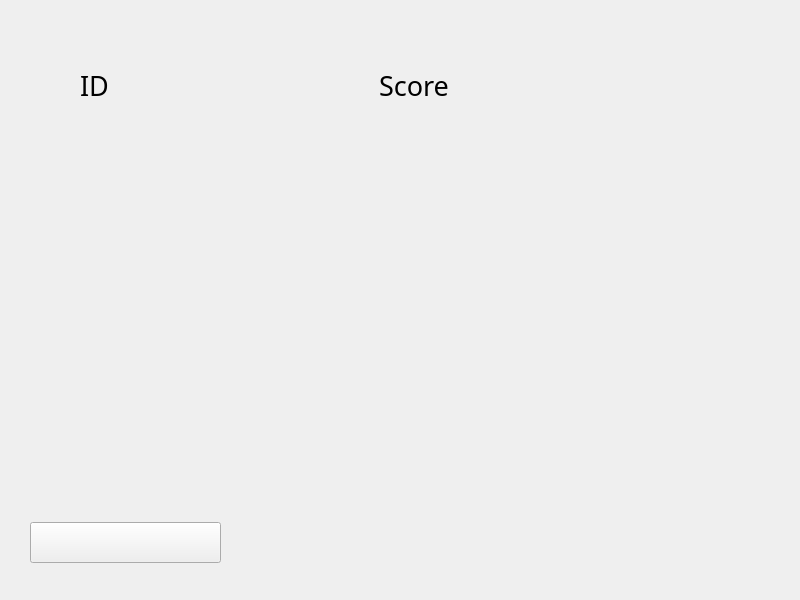
<?xml version="1.0" encoding="UTF-8"?>
<ui version="4.0">
 <class>RankWindow</class>
 <widget class="QMainWindow" name="RankWindow">
  <property name="geometry">
   <rect>
    <x>0</x>
    <y>0</y>
    <width>800</width>
    <height>600</height>
   </rect>
  </property>
  <property name="windowTitle">
   <string>MainWindow</string>
  </property>
  <widget class="QWidget" name="rankpic">
   <property name="styleSheet">
    <string notr="true">#rankpic{border-image:url(:/images/rankwindow/排行榜_底图.png)}</string>
   </property>
   <widget class="QPushButton" name="btnReturn">
    <property name="geometry">
     <rect>
      <x>30</x>
      <y>522</y>
      <width>191</width>
      <height>41</height>
     </rect>
    </property>
    <property name="styleSheet">
     <string notr="true">QPushButton#btnReturn
{
    border-image: url(:/images/rankwindow/排行榜_返回.png);
}

QPushButton::pressed#btnReturn
{
    border-image: url(:/images/rankwindow/排行榜_返回-.png);
}</string>
    </property>
    <property name="text">
     <string/>
    </property>
   </widget>
   <widget class="QWidget" name="widget" native="true">
    <property name="geometry">
     <rect>
      <x>80</x>
      <y>70</y>
      <width>591</width>
      <height>381</height>
     </rect>
    </property>
    <layout class="QGridLayout" name="gridLayout">
     <item row="1" column="1">
      <widget class="QLabel" name="ScoreLabel">
       <property name="minimumSize">
        <size>
         <width>0</width>
         <height>30</height>
        </size>
       </property>
       <property name="maximumSize">
        <size>
         <width>16777215</width>
         <height>100</height>
        </size>
       </property>
       <property name="font">
        <font>
         <family>Agency FB</family>
         <pointsize>20</pointsize>
        </font>
       </property>
       <property name="text">
        <string>Score</string>
       </property>
      </widget>
     </item>
     <item row="8" column="0">
      <widget class="QLabel" name="label13">
       <property name="minimumSize">
        <size>
         <width>0</width>
         <height>30</height>
        </size>
       </property>
       <property name="maximumSize">
        <size>
         <width>16777215</width>
         <height>100</height>
        </size>
       </property>
       <property name="font">
        <font>
         <family>Agency FB</family>
         <pointsize>20</pointsize>
        </font>
       </property>
       <property name="text">
        <string/>
       </property>
      </widget>
     </item>
     <item row="2" column="1">
      <widget class="QLabel" name="label2">
       <property name="minimumSize">
        <size>
         <width>0</width>
         <height>30</height>
        </size>
       </property>
       <property name="maximumSize">
        <size>
         <width>16777215</width>
         <height>100</height>
        </size>
       </property>
       <property name="font">
        <font>
         <family>Agency FB</family>
         <pointsize>20</pointsize>
        </font>
       </property>
       <property name="text">
        <string/>
       </property>
      </widget>
     </item>
     <item row="4" column="0">
      <widget class="QLabel" name="label5">
       <property name="minimumSize">
        <size>
         <width>0</width>
         <height>30</height>
        </size>
       </property>
       <property name="maximumSize">
        <size>
         <width>16777215</width>
         <height>100</height>
        </size>
       </property>
       <property name="font">
        <font>
         <family>Agency FB</family>
         <pointsize>20</pointsize>
        </font>
       </property>
       <property name="text">
        <string/>
       </property>
      </widget>
     </item>
     <item row="5" column="0">
      <widget class="QLabel" name="label7">
       <property name="minimumSize">
        <size>
         <width>0</width>
         <height>30</height>
        </size>
       </property>
       <property name="maximumSize">
        <size>
         <width>16777215</width>
         <height>100</height>
        </size>
       </property>
       <property name="font">
        <font>
         <family>Agency FB</family>
         <pointsize>20</pointsize>
        </font>
       </property>
       <property name="text">
        <string/>
       </property>
      </widget>
     </item>
     <item row="7" column="0">
      <widget class="QLabel" name="label11">
       <property name="minimumSize">
        <size>
         <width>0</width>
         <height>30</height>
        </size>
       </property>
       <property name="maximumSize">
        <size>
         <width>16777215</width>
         <height>100</height>
        </size>
       </property>
       <property name="font">
        <font>
         <family>Agency FB</family>
         <pointsize>20</pointsize>
        </font>
       </property>
       <property name="text">
        <string/>
       </property>
      </widget>
     </item>
     <item row="9" column="0">
      <widget class="QLabel" name="label15">
       <property name="minimumSize">
        <size>
         <width>0</width>
         <height>30</height>
        </size>
       </property>
       <property name="maximumSize">
        <size>
         <width>16777215</width>
         <height>100</height>
        </size>
       </property>
       <property name="font">
        <font>
         <family>Agency FB</family>
         <pointsize>20</pointsize>
        </font>
       </property>
       <property name="text">
        <string/>
       </property>
      </widget>
     </item>
     <item row="6" column="0">
      <widget class="QLabel" name="label9">
       <property name="minimumSize">
        <size>
         <width>0</width>
         <height>30</height>
        </size>
       </property>
       <property name="maximumSize">
        <size>
         <width>16777215</width>
         <height>100</height>
        </size>
       </property>
       <property name="font">
        <font>
         <family>Agency FB</family>
         <pointsize>20</pointsize>
        </font>
       </property>
       <property name="text">
        <string/>
       </property>
      </widget>
     </item>
     <item row="3" column="0">
      <widget class="QLabel" name="label3">
       <property name="minimumSize">
        <size>
         <width>0</width>
         <height>30</height>
        </size>
       </property>
       <property name="maximumSize">
        <size>
         <width>16777215</width>
         <height>100</height>
        </size>
       </property>
       <property name="font">
        <font>
         <family>Agency FB</family>
         <pointsize>20</pointsize>
        </font>
       </property>
       <property name="text">
        <string/>
       </property>
      </widget>
     </item>
     <item row="10" column="0">
      <widget class="QLabel" name="label17">
       <property name="minimumSize">
        <size>
         <width>0</width>
         <height>30</height>
        </size>
       </property>
       <property name="maximumSize">
        <size>
         <width>16777215</width>
         <height>100</height>
        </size>
       </property>
       <property name="font">
        <font>
         <family>Agency FB</family>
         <pointsize>20</pointsize>
        </font>
       </property>
       <property name="text">
        <string/>
       </property>
      </widget>
     </item>
     <item row="1" column="0">
      <widget class="QLabel" name="ID_label">
       <property name="minimumSize">
        <size>
         <width>0</width>
         <height>30</height>
        </size>
       </property>
       <property name="maximumSize">
        <size>
         <width>16777215</width>
         <height>100</height>
        </size>
       </property>
       <property name="font">
        <font>
         <family>Agency FB</family>
         <pointsize>20</pointsize>
        </font>
       </property>
       <property name="text">
        <string>ID</string>
       </property>
      </widget>
     </item>
     <item row="2" column="0">
      <widget class="QLabel" name="label1">
       <property name="minimumSize">
        <size>
         <width>0</width>
         <height>30</height>
        </size>
       </property>
       <property name="maximumSize">
        <size>
         <width>16777215</width>
         <height>100</height>
        </size>
       </property>
       <property name="font">
        <font>
         <family>Agency FB</family>
         <pointsize>20</pointsize>
        </font>
       </property>
       <property name="text">
        <string/>
       </property>
      </widget>
     </item>
     <item row="3" column="1">
      <widget class="QLabel" name="label4">
       <property name="minimumSize">
        <size>
         <width>0</width>
         <height>30</height>
        </size>
       </property>
       <property name="maximumSize">
        <size>
         <width>16777215</width>
         <height>100</height>
        </size>
       </property>
       <property name="font">
        <font>
         <family>Agency FB</family>
         <pointsize>20</pointsize>
        </font>
       </property>
       <property name="text">
        <string/>
       </property>
      </widget>
     </item>
     <item row="11" column="0">
      <widget class="QLabel" name="label19">
       <property name="minimumSize">
        <size>
         <width>0</width>
         <height>30</height>
        </size>
       </property>
       <property name="maximumSize">
        <size>
         <width>16777215</width>
         <height>100</height>
        </size>
       </property>
       <property name="font">
        <font>
         <family>Agency FB</family>
         <pointsize>20</pointsize>
        </font>
       </property>
       <property name="text">
        <string/>
       </property>
      </widget>
     </item>
     <item row="4" column="1">
      <widget class="QLabel" name="label6">
       <property name="minimumSize">
        <size>
         <width>0</width>
         <height>30</height>
        </size>
       </property>
       <property name="maximumSize">
        <size>
         <width>16777215</width>
         <height>100</height>
        </size>
       </property>
       <property name="font">
        <font>
         <family>Agency FB</family>
         <pointsize>20</pointsize>
        </font>
       </property>
       <property name="text">
        <string/>
       </property>
      </widget>
     </item>
     <item row="5" column="1">
      <widget class="QLabel" name="label8">
       <property name="minimumSize">
        <size>
         <width>0</width>
         <height>30</height>
        </size>
       </property>
       <property name="maximumSize">
        <size>
         <width>16777215</width>
         <height>100</height>
        </size>
       </property>
       <property name="font">
        <font>
         <family>Agency FB</family>
         <pointsize>20</pointsize>
        </font>
       </property>
       <property name="text">
        <string/>
       </property>
      </widget>
     </item>
     <item row="6" column="1">
      <widget class="QLabel" name="label10">
       <property name="minimumSize">
        <size>
         <width>0</width>
         <height>30</height>
        </size>
       </property>
       <property name="maximumSize">
        <size>
         <width>16777215</width>
         <height>100</height>
        </size>
       </property>
       <property name="font">
        <font>
         <family>Agency FB</family>
         <pointsize>20</pointsize>
        </font>
       </property>
       <property name="text">
        <string/>
       </property>
      </widget>
     </item>
     <item row="7" column="1">
      <widget class="QLabel" name="label12">
       <property name="minimumSize">
        <size>
         <width>0</width>
         <height>30</height>
        </size>
       </property>
       <property name="maximumSize">
        <size>
         <width>16777215</width>
         <height>100</height>
        </size>
       </property>
       <property name="font">
        <font>
         <family>Agency FB</family>
         <pointsize>20</pointsize>
        </font>
       </property>
       <property name="text">
        <string/>
       </property>
      </widget>
     </item>
     <item row="8" column="1">
      <widget class="QLabel" name="label14">
       <property name="minimumSize">
        <size>
         <width>0</width>
         <height>30</height>
        </size>
       </property>
       <property name="maximumSize">
        <size>
         <width>16777215</width>
         <height>100</height>
        </size>
       </property>
       <property name="font">
        <font>
         <family>Agency FB</family>
         <pointsize>20</pointsize>
        </font>
       </property>
       <property name="text">
        <string/>
       </property>
      </widget>
     </item>
     <item row="9" column="1">
      <widget class="QLabel" name="label16">
       <property name="minimumSize">
        <size>
         <width>0</width>
         <height>30</height>
        </size>
       </property>
       <property name="maximumSize">
        <size>
         <width>16777215</width>
         <height>100</height>
        </size>
       </property>
       <property name="font">
        <font>
         <family>Agency FB</family>
         <pointsize>20</pointsize>
        </font>
       </property>
       <property name="text">
        <string/>
       </property>
      </widget>
     </item>
     <item row="10" column="1">
      <widget class="QLabel" name="label18">
       <property name="minimumSize">
        <size>
         <width>0</width>
         <height>30</height>
        </size>
       </property>
       <property name="maximumSize">
        <size>
         <width>16777215</width>
         <height>100</height>
        </size>
       </property>
       <property name="font">
        <font>
         <family>Agency FB</family>
         <pointsize>20</pointsize>
        </font>
       </property>
       <property name="text">
        <string/>
       </property>
      </widget>
     </item>
     <item row="11" column="1">
      <widget class="QLabel" name="label20">
       <property name="minimumSize">
        <size>
         <width>0</width>
         <height>30</height>
        </size>
       </property>
       <property name="maximumSize">
        <size>
         <width>16777215</width>
         <height>100</height>
        </size>
       </property>
       <property name="font">
        <font>
         <family>Agency FB</family>
         <pointsize>20</pointsize>
        </font>
       </property>
       <property name="text">
        <string/>
       </property>
      </widget>
     </item>
    </layout>
   </widget>
  </widget>
 </widget>
 <resources/>
 <connections/>
</ui>
